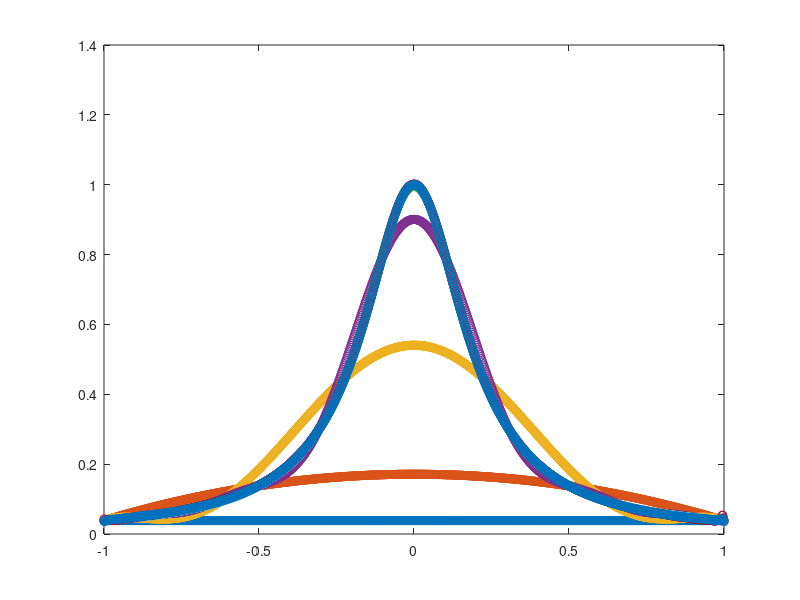

The MATLAB script that drew this image: (Note: this script raises an error after producing the figure.)
clear; 
clc;

%% Define the unknown function to interpolate
%f = @(x) exp(x).*sin(x);
f = @(x) 1./(1+25*x.^2);

%% Setup different numbers of interpolation nodes/data sites.
Nd = [2,4,8,16,32,64,128,256];

%% Setup the points at which we want to evaluate the interpolant
xe = linspace(-1,1,1000)'; %generate evenly-spaced points
ye = f(xe); %evaluate function

%% Preallocate space for numerical solution
ye_num = zeros(length(ye),length(Nd));

%% Start plotting stuff
figure
plot(xe,ye,'black');
pause %waits for input

%% Loop goes over different numbers of interpolation nodes
elapsed_time = zeros(length(Nd),1); %create a vector that stores the amount of time for each set of data points
for it=1:length(Nd)
    tic
    %% initialize a zero matrix according to the number of nodes
    x = zeros(Nd(it),1);
    
    for k=1:Nd(it)
        x(k,1) = cos(((k - 1)/ (Nd(it) - 1)) * pi);
    end
    
    y = f(x);
    
    poly_fit = polyfit(x,y,Nd(it)-1); %% according to this link https://www.youtube.com/watch?v=K2dsK3FFbik,
    %%the third parameter of polyfit represents the degree of the
    %%polynomial. Based on the values chosen by Professor Shankar, I picked
    %%the third parameter to be Nd(it) - 1 because it seems to follow the
    %%matrix notation on page 2 for the exponents of x in the polynomial
    %%interpolation notes. Let us take the value of 2 from the first index
    %%of Nd. Then from the way I think polyfit behaves which seems like vandermode, we would get a 2x2
    %%matrix where the highes order degree would be 1 since that takes the
    %%first two terms. 
    poly_val = polyval(poly_fit,xe); %% evaluate the polynomial at some specific point that we are interested in
    
    %%Evaluate all the stuff between 1 and the value we get from evaluating
    %%poly_val
    for i=1:length(poly_val) %poly_val is an array that contains all the coefficents of the polynomial
        ye_num(i,it) = poly_val(i);
    end
    %% add the time it took for the loop to run into elapsed_time
    elapsed_time(it) = toc;
    %% Plot stuff
    hold on;
    plot(xe,ye_num(:,it),'o');
    drawnow
    pause
end

%% Now plot relative errors
figure
e2 = zeros(length(result),1);
derivative = diff(f,x,1);
for it=1:length(result)
    e2(it,1) = norm(vpa(subs(derivative,x,input(it,1)))-result(it,1))/norm(result(it,1));
end
semilogy(N,e2);
    